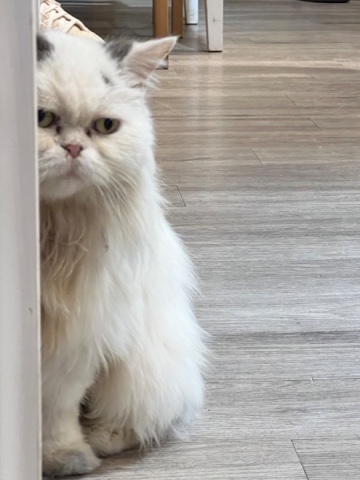
//> input picture Image_Intensity_analysis/cat_img.jpeg, 360 x 480 px
$ ./Image_Intensity_analysis_cpp   (built with g++ and OpenCV 4)
//> lines starting //> are read from the running program, lines starting //| are printed output that depends on the picture
/**********************************************************************
 * 檔案名稱: Image_Intensity_analysis_cpp.cpp
 * 語言版本: C++
 * 編譯器: g++ 11
 *
 * 描述:
 * 影片處理，網點特效
 *
 * 作者: JIK JHONG
 * 日期: 2025.02.27
 * 更新日期: 2025.02.27
 *
 * 版本: v1.0
 * 1.0 影像強度分析。
 *
 * 參考文獻或相關連結:
 * N.A.
 *********************************************************************/

#include <opencv2/opencv.hpp>
#include <iostream>
#include <filesystem>
#include <fstream>


using namespace cv;
using namespace std;

int save_div_image = 0 ;    // 儲存個別已辨識檔案，作為訓練用途。（ 0 = false , 1 = true）
string input_image = "cat_img.jpeg";
string option = "mix";


void image_info_c(const Mat &input, int *dim){
    if (input.empty()) {
        cerr << "Error: Could not open image!" << endl;
        return ;
    }
    dim[0] = input.rows;
    dim[1] = input.cols;
    dim[2] = input.channels();
    string image_type;
    if (dim[2] == 1) {
        image_type = "GRAY";  // 單通道
    } else if (dim[2] == 3) {
        image_type = "BGR";   // OpenCV 預設 BGR
    } else if (dim[2] == 4) {
        image_type = "BGRA";  // 含透明通道
    } else {
        image_type = "Unknown";
    }
    printf("---\n");
    printf("Info: Image W x H ( %s ) = ( %d x %d )\n", image_type.c_str(), dim[1], dim[0]);
    printf("---\n");

}


Mat load_image(const string &filepath){
//> called with filepath = "cat_img.jpeg"
    Mat image_read = imread(filepath, IMREAD_UNCHANGED);
//> image_read is the input picture: 480 rows x 360 cols, CV_8UC3; mean B, G, R 159.6, 165.2, 170
    if (image_read.empty()) {
        cerr << "Error: Unable to open image " << filepath << endl;
    }
    return image_read;
}

void saveImage(const Mat &image, const string &outputFilename) {
    if (!imwrite(outputFilename, image)) {
        cerr << "Error: Could not save image to " << outputFilename << endl;
    }
}


Mat Image_Pick_Color(const Mat &input, string option="red",int force_use = 0 ,int low_threshold_set = 60){
    int height = input.rows;
    int width = input.cols;
    int channel = input.channels();
    int channel_set = 2 ;
    int low_threshold = low_threshold_set;
    Mat output(height,width, CV_8UC3, Scalar(0, 0, 0));

    if (option == "red"){
        channel_set = 2;
    }else if (option == "green"){
        channel_set = 1;
    }else if (option == "blue"){
        channel_set = 0;
    }
    for (int j=0;j<height;j++){
        for (int i=0;i<width;i++){
            if (force_use == 1){
                if (input.at<Vec3b>(j, i)[channel_set] > low_threshold){
                    output.at<Vec3b>(j, i)[channel_set] = 255;
                }else{
                    output.at<Vec3b>(j, i)[channel_set] = input.at<Vec3b>(j, i)[channel_set];
                }
            }else{
                output.at<Vec3b>(j, i)[channel_set] = input.at<Vec3b>(j, i)[channel_set];
            }

        }
    }
    return output;
}


void image_analysis(const Mat &input, string option="all") {
//> called with option = "mix"
    Mat tmp;
    int channel = input.channels();
//> channel = 3
    if (option=="all"){
        // 如果不是灰階圖，則轉換為灰階圖
        if (channel != 1) {
            if (channel == 3) {
                cvtColor(input, tmp, cv::COLOR_BGR2GRAY);
            } else if (channel == 4) {
                cvtColor(input, tmp, cv::COLOR_BGRA2GRAY);
            }
        } else {
            tmp = input; // 如果已經是灰階圖，直接使用輸入影像
        }
        vector<int> intensity(256, 0);

        // 遍歷影像的每一個像素
        for (int j = 0; j < tmp.rows; j++) {
            for (int i = 0; i < tmp.cols; i++) {
                // 如果是灰階圖，取單一通道的像素值
                intensity[tmp.at<uchar>(j, i)]++;
            }
        }

        // 顯示每個像素值的頻率
        for (int i = 0; i < 256; i++) {
            printf("[%d] = %d\n", i, intensity[i]);
        }
        // 輸出數據到檔案
        ofstream file("color_intensity_map.txt");

        for (size_t i = 0; i < intensity.size(); ++i) {
            file << i << " " << intensity[i] << endl;  // 寫入灰階強度和對應頻率
        }
        file.close();

        // 使用 Gnuplot 繪製直條圖
        system("gnuplot -e \"set terminal png; set output 'output.png'; set style fill solid; set boxwidth 0.5;set xrange [0:255]; plot 'color_intensity_map.txt' with boxes lc rgb 'blue'\"");
    }else if(option=="div"){
        Mat image_intensity_r, image_intensity_g, image_intensity_b;
        // 假設 Image_Pick_Color 函數會從影像中提取指定通道的像素
        image_intensity_r = Image_Pick_Color(input, "red");
        image_intensity_g = Image_Pick_Color(input, "green");
        image_intensity_b = Image_Pick_Color(input, "blue");

        vector<int> intensity_r(256, 0);
        vector<int> intensity_g(256, 0);
        vector<int> intensity_b(256, 0);

        // 遍歷影像的每一個像素並統計每個通道的頻率
        for (int j = 0; j < input.rows; j++) {
            for (int i = 0; i < input.cols; i++) {
                intensity_r[image_intensity_r.at<Vec3b>(j, i)[2]]++;  // 累計紅色通道強度
                intensity_g[image_intensity_g.at<Vec3b>(j, i)[1]]++;  // 累計綠色通道強度
                intensity_b[image_intensity_b.at<Vec3b>(j, i)[0]]++;  // 累計藍色通道強度
            }
        }
        intensity_r[0] = 0 ;
        intensity_b[0] = 0 ;
        intensity_g[0] = 0 ;
        // 輸出每個通道的數據到檔案
        ofstream file("color_intensity_rgb_map.txt");

        for (int i = 0; i < 256; ++i) {
            // 輸出紅色、綠色、藍色通道的強度頻率
            file << i << " " << intensity_r[i] << " " << intensity_g[i] << " " << intensity_b[i] << endl;
        }

        file.close();

        // 使用 Gnuplot 繪製三個通道的直條圖
        system("gnuplot -e \"set terminal png; set output 'output_rgb.png'; "
            "set style fill solid; set boxwidth 0.5; "
            "set xrange [0:255];"
            "plot 'color_intensity_rgb_map.txt' using 1:2 with boxes lc rgb 'red', "
            "'color_intensity_rgb_map.txt' using 1:3 with boxes lc rgb 'green', "
            "'color_intensity_rgb_map.txt' using 1:4 with boxes lc rgb 'blue'\"");
    }else{
        // 如果不是灰階圖，則轉換為灰階圖
        if (channel != 1) {
            if (channel == 3) {
                cvtColor(input, tmp, cv::COLOR_BGR2GRAY);
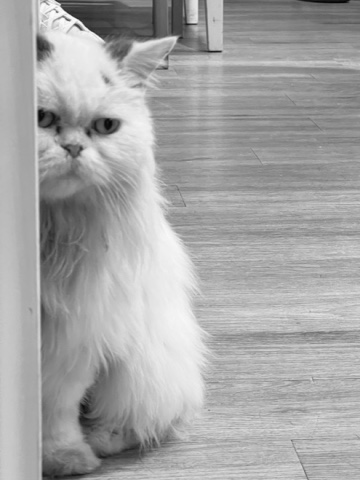
//> tmp: 480 rows x 360 cols, CV_8UC1; min 4, max 253, mean 166
            } else if (channel == 4) {
                cvtColor(input, tmp, cv::COLOR_BGRA2GRAY);
            }
        } else {
            tmp = input; // 如果已經是灰階圖，直接使用輸入影像
        }

        // 初始化一個大小為 256 的 vector 來存放每個像素值的頻率
        vector<int> intensity(256, 0);

        // 遍歷影像的每一個像素
        for (int j = 0; j < tmp.rows; j++) {
            for (int i = 0; i < tmp.cols; i++) {
                intensity[tmp.at<uchar>(j, i)]++;
            }
        }
//> after the loop, intensity = 256 values, max 2623 at index 169, min 0 at index 0, mean 675

        // 輸出灰階強度數據到檔案
        ofstream file("color_intensity_map.txt");
        for (size_t i = 0; i < intensity.size(); ++i) {
            file << i << " " << intensity[i] << endl;  // 寫入灰階強度和對應頻率
        }
        file.close();

        // 假設 Image_Pick_Color 函數會從影像中提取指定通道的像素
        Mat image_intensity_r = Image_Pick_Color(input, "red");
//> after the loop in Image_Pick_Color, `for (int j=0;j<height;j++)`:
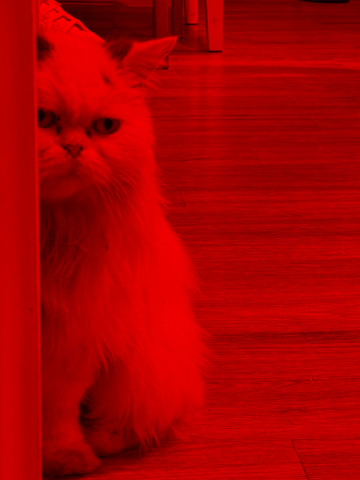
//> output: 480 rows x 360 cols, CV_8UC3; mean B, G, R 0, 0, 170
        Mat image_intensity_g = Image_Pick_Color(input, "green");
//> call 2 of Image_Pick_Color, with option = "green", force_use = 0, low_threshold_set = 60
//> after the loop in Image_Pick_Color (call 2), `for (int j=0;j<height;j++)`:
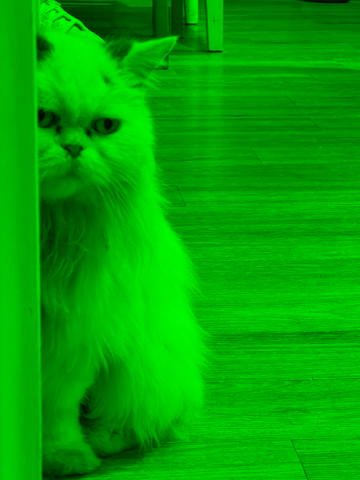
//> output: 480 rows x 360 cols, CV_8UC3; mean B, G, R 0, 165.2, 0
        Mat image_intensity_b = Image_Pick_Color(input, "blue");
//> call 3 of Image_Pick_Color, with option = "blue", force_use = 0, low_threshold_set = 60
//> after the loop in Image_Pick_Color (call 3), `for (int j=0;j<height;j++)`:
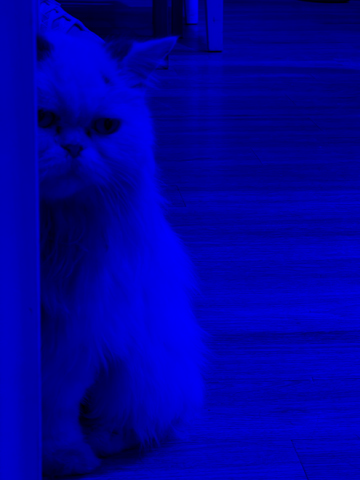
//> output: 480 rows x 360 cols, CV_8UC3; mean B, G, R 159.6, 0, 0

        vector<int> intensity_r(256, 0);
        vector<int> intensity_g(256, 0);
        vector<int> intensity_b(256, 0);


        // 遍歷影像的每一個像素並統計每個通道的頻率
        for (int j = 0; j < input.rows; j++) {
            for (int i = 0; i < input.cols; i++) {
                intensity_r[image_intensity_r.at<Vec3b>(j, i)[2]]++;  // 累計紅色通道強度
                intensity_g[image_intensity_g.at<Vec3b>(j, i)[1]]++;  // 累計綠色通道強度
                intensity_b[image_intensity_b.at<Vec3b>(j, i)[0]]++;  // 累計藍色通道強度
            }
        }
//> after the loop, intensity_r = 256 values, max 2917 at index 170, min 0 at index 0, mean 675; intensity_g = 256 values, max 2625 at index 169, min 0 at index 0, mean 675; intensity_b = 256 values, max 2163 at index 164, min 0 at index 255, mean 675

        intensity_r[0] = 0;
        intensity_b[0] = 0;
//> intensity_b = 256 values, max 2163 at index 164, min 0 at index 0, mean 675
        intensity_g[0] = 0;

        // 輸出每個通道的數據到檔案
        ofstream file_rgb("color_intensity_rgb_map.txt");

        for (int i = 0; i < 256; ++i) {
            // 輸出紅色、綠色、藍色通道的強度頻率
            file_rgb << i << " " << intensity_r[i] << " " << intensity_g[i] << " " << intensity_b[i] << endl;
        }

        file_rgb.close();

        // 使用 Gnuplot 繪製綜合圖：RGB直條圖+灰階強度的綜合線條圖（淡黃色半透明背景）
        system("gnuplot -e \"set terminal png; set output 'output_all_mix.png'; "
            "set style fill transparent solid 0.1; set boxwidth 0.5; "
            "set xrange [0:255];"
            // 畫灰階強度的填充曲線和線條
            "plot 'color_intensity_map.txt' using 1:2 with filledcurves title 'Gray Intensity' lc rgb 'gray', "
            // 依次畫出 RGB 直條圖
            "'color_intensity_rgb_map.txt' using 1:2 with boxes lc rgb 'red', "
            "'color_intensity_rgb_map.txt' using 1:3 with boxes lc rgb 'green', "
            "'color_intensity_rgb_map.txt' using 1:4 with boxes lc rgb 'blue'\"");
        cout << "Profile of Image - output_all_mix.png is saving." << endl;
    }
}

void init_rgba2rgb(Mat& input){
    cvtColor(input, input, cv::COLOR_BGRA2BGR);
}

int main(){
    string file_name = input_image;
    Mat image = load_image(file_name);
    int *array_info = (int*) malloc(sizeof(int) * 3);
    if (array_info == nullptr) {
        cerr << "Memory allocation failed!" << endl;
        return -1;  // 退出程序
    }

    if (image.channels()==4){
        printf("為RGBA圖檔類型，進行轉換為RGB\n");
        init_rgba2rgb(image);
    }


    image_analysis(image,option);
    image_info_c(image, array_info);
//| Info: Image W x H ( BGR ) = ( 360 x 480 )


}
